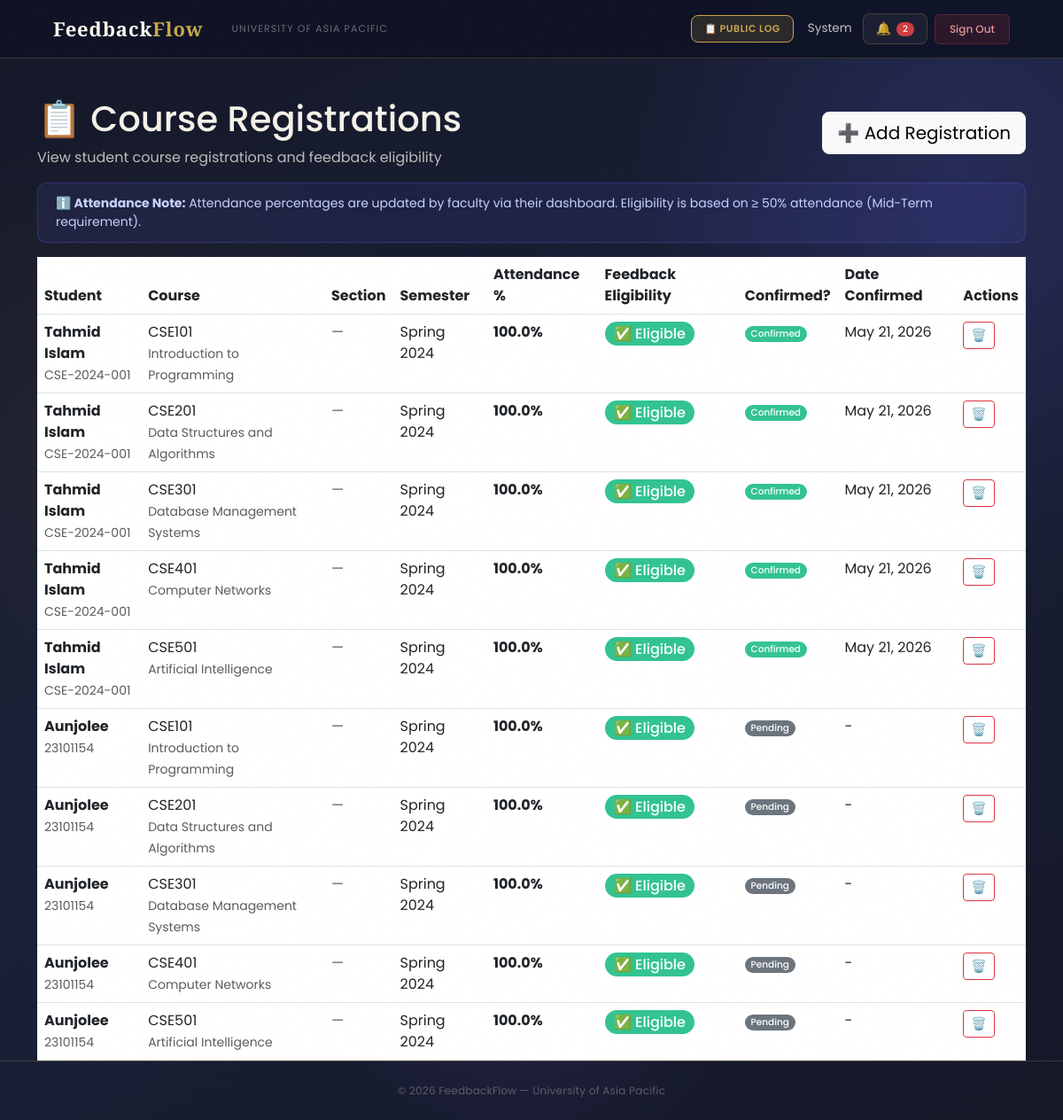
/feedback/admin/registrations/ (signed in), run on an earlier commit of the app's database.
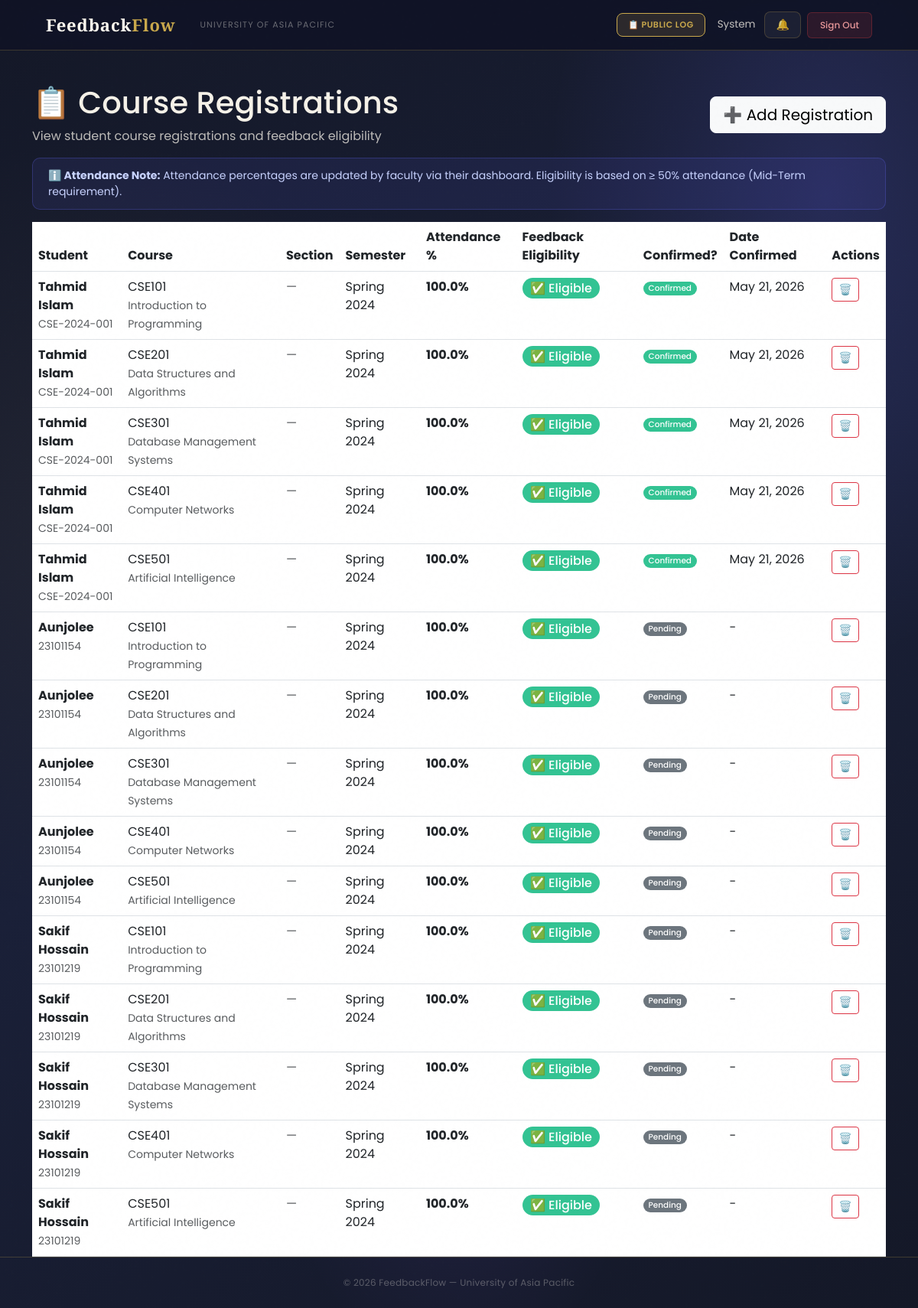
And on a later commit of the database.
### users/models.py (models this page shows, shortened)
class User(AbstractBaseUser, PermissionsMixin):
    ROLE_CHOICES = (
        ('Student',   'Student'),
        ('Faculty',   'Faculty'),
        ('HOD',       'Head of Department'),
        ('Staff',     'Staff'),
        ('DAO',       'Dean of Administration Office'),
        ('Admin',     'Administrator'),
        ('Committee', 'Committee Member'),
    )
    DEPARTMENT_CHOICES = (
        ('DBA',          'Department of Business Administration'),
        ('CSE',          'Department of Computer Science and Engineering'),
        ('CE',           'Department of Civil Engineering'),
        ('EEE',          'Department of Electrical and Electronic Engineering'),
        ('Pharmacy',     'Department of Pharmacy'),
        ('Law',          'Department of Law and Human Rights'),
        ('English',      'Department of English'),
        ('Architecture', 'Department of Architecture'),
    )
    COMMITTEE_TYPE_CHOICES = (
        ('Harassment Committee', 'Harassment Committee'),
        ('Proctorial Committee', 'Proctorial Committee'),
    )
    email          = models.EmailField(unique=True, max_length=255)
    full_name      = models.CharField(max_length=150)
    role           = models.CharField(max_length=20, choices=ROLE_CHOICES)
    department     = models.CharField(max_length=100, choices=DEPARTMENT_CHOICES, null=True, blank=True)
    student_id     = models.CharField(max_length=50, unique=True, null=True, blank=True)
    committee_type = models.CharField(max_length=50, choices=COMMITTEE_TYPE_CHOICES, null=True, blank=True)
    is_active      = models.BooleanField(default=True)
    is_staff       = models.BooleanField(default=False)
    created_at     = models.DateTimeField(auto_now_add=True)
    updated_at     = models.DateTimeField(auto_now=True)
    USERNAME_FIELD  = 'email'
    REQUIRED_FIELDS = ['full_name']
    objects = UserManager()
    class Meta:
        verbose_name        = 'User'
        verbose_name_plural = 'Users'
        ordering            = ['-created_at']
    def get_short_name(self):
        return self.full_name.split()[0] if self.full_name else self.email

### feedback/models.py (models this page shows, shortened)
class CourseRegistration(models.Model):
    SECTION_CHOICES = (
        ('A', 'Section A'),
        ('B', 'Section B'),
        ('C', 'Section C'),
        ('D', 'Section D'),
    )
    student      = models.ForeignKey(
                        settings.AUTH_USER_MODEL,
                        on_delete=models.CASCADE,
                        related_name='course_registrations'
                    )
    course       = models.ForeignKey(
                        Course,
                        on_delete=models.CASCADE,
                        related_name='registrations'
                    )
    class_section = models.CharField(
                        max_length=1,
                        choices=SECTION_CHOICES,
                        null=True, blank=True,
                        help_text='Section the student belongs to in this course'
                    )
    is_confirmed = models.BooleanField(default=False)
    attendance_percentage = models.FloatField(default=100.0, help_text='Student attendance percentage (0-100)')
    confirmed_at = models.DateTimeField(null=True, blank=True)
    registered_at= models.DateTimeField(auto_now_add=True)
    class Meta:
        unique_together = ['student', 'course']
        ordering = ['-registered_at']

class Course(models.Model):
    course_code = models.CharField(max_length=20, unique=True)
    course_name = models.CharField(max_length=200)
    department = models.CharField(max_length=100)
    semester = models.CharField(max_length=50)
    is_active = models.BooleanField(default=True)
    created_at = models.DateTimeField(auto_now_add=True)
    class Meta:
        ordering = ['course_code']
        verbose_name = 'Course'
        verbose_name_plural = 'Courses'

### feedback/views.py (the view)
# urls.py: path('admin/registrations/', views.admin_registration_list, name='admin_registration_list'),
@login_required
@user_passes_test(admin_required)
def admin_registration_list(request):
    registrations = CourseRegistration.objects.select_related('student', 'course').all().order_by('-confirmed_at')
    context = {
        'registrations': registrations,
        'page_title': 'Course Registrations'
    }
    return render(request, 'feedback/admin_registration_list.html', context)

### feedback/views.py (called while the page is built)
def admin_required(user):
    return user.is_authenticated and user.role == 'Admin'

### users/context_processors.py (called while the page is built)
def notifications_count(request):
    if request.user.is_authenticated:
        from users.models import Notification, Announcement
        count = Notification.objects.filter(
            recipient=request.user,
            is_read=False
        ).count()
        active_announcements = []
        for ann in Announcement.objects.filter(is_active=True).order_by('-created_at')[:10]:
            if ann.is_visible_to(request.user):
                active_announcements.append(ann)
            if len(active_announcements) >= 3:
                break
        return {
            'unread_notifications_count': count,
            'active_announcements': active_announcements,
        }
    return {'unread_notifications_count': 0, 'active_announcements': []}

### feedback/templates/feedback/admin_registration_list.html (shortened to what this page needs)
{% extends 'users/dashboard_base.html' %}
{% block content %}
<div class="container mt-4">
    <div class="dashboard-header">
        <div class="row align-items-center">
            <div class="col-md-8">
                <h1>📋 Course Registrations</h1>
                <p class="mb-0 opacity-75">View student course registrations and feedback eligibility</p>
            </div>
            <div class="col-md-4 text-end">
                <a href="{% url 'admin_registration_add' %}" class="btn btn-light btn-lg">
                    ➕ Add Registration
                </a>
            </div>
        </div>
    </div>
    <div class="alert alert-info mt-3" role="alert">
        <strong>ℹ️ Attendance Note:</strong> Attendance percentages are updated by faculty via their dashboard.
        Eligibility is based on ≥ 50% attendance (Mid-Term requirement).
    </div>
    <div class="modern-table mt-3">
        <table class="table table-hover mb-0">
            <thead>
            <tr>
                <th>Student</th>
                <th>Course</th>
                <th>Section</th>
                <th>Semester</th>
                <th>Attendance %</th>
                <th>Feedback Eligibility</th>
                <th>Confirmed?</th>
                <th>Date Confirmed</th>
                <th>Actions</th>
            </tr>
            </thead>
            <tbody>
            {% for reg in registrations %}
            <tr>
                <td><strong>{{ reg.student.full_name }}</strong><br><small class="text-muted">{{ reg.student.student_id }}</small></td>
                <td>{{ reg.course.course_code }}<br><small class="text-muted">{{ reg.course.course_name }}</small></td>
                <td>
                    {% if reg.class_section %}
                        <span class="badge bg-secondary">Section {{ reg.class_section }}</span>
                    {% else %}
                        <span class="text-muted">—</span>
                    {% endif %}
                </td>
                <td>{{ reg.course.semester }}</td>
                <td>
                    <strong>{{ reg.attendance_percentage|floatformat:1 }}%</strong>
                </td>
                <td>
                    {% if reg.attendance_percentage >= 50 %}
                        <span class="badge bg-success fs-6">✅ Eligible</span>
                    {% else %}
                        <span class="badge bg-danger fs-6">❌ Not Eligible</span>
                    {% endif %}
                </td>
                <td>
                    {% if reg.is_confirmed %}
                        <span class="badge bg-success">Confirmed</span>
                    {% else %}
                        <span class="badge bg-secondary">Pending</span>
                    {% endif %}
                </td>
                <td>{{ reg.confirmed_at|date:"M d, Y"|default:"-" }}</td>
                <td>
                    <a href="{% url 'admin_registration_delete' reg.id %}" class="btn btn-sm btn-outline-danger" title="Delete">🗑️</a>
                </td>
            </tr>
            {% empty %}
            <tr>
                <td colspan="9" class="text-center text-muted py-4">
                    No course registrations found. <a href="{% url 'admin_registration_add' %}">Add one now</a>
                </td>
            </tr>
            {% endfor %}
            </tbody>
        </table>
    </div>
</div>
{% endblock %}

### users/templates/users/dashboard_base.html (shortened to what this page needs)
{% extends 'users/base.html' %}

### users/templates/users/base.html (shortened to what this page needs)
<!DOCTYPE html>
<html lang="en">
<head>
    <link href="https://cdn.jsdelivr.net/npm/bootstrap@5.3.0/dist/css/bootstrap.min.css" rel="stylesheet">
</head>
<body>
    <nav class="navbar navbar-expand-lg">
        <div class="container-fluid d-flex align-items-center gap-3">
            <a class="navbar-brand" href="/">Feedback<em>Flow</em></a>
            <span class="navbar-text d-none d-md-inline">University of Asia Pacific</span>
            {% if user.is_authenticated %}
            <div class="ms-auto d-flex align-items-center gap-2">
                <a href="{% url 'public_log' %}" class="btn-bell"
                    style="font-size:11px; font-weight:600; text-transform:uppercase; letter-spacing:0.05em; background:rgba(201,168,76,.15); color:var(--gold) !important; border-color:var(--gold) !important;">
                    📋 Public Log
                </a>
                <span class="nav-user-info d-none d-md-inline ms-2">{{ user.get_short_name }}</span>
                <a href="{% url 'notifications' %}" class="btn-bell ms-1">
                    🔔
                    {% if unread_notifications_count > 0 %}
                    <span class="badge bg-danger" style="font-size:10px;padding:3px 7px;">{{ unread_notifications_count }}</span>
                    {% endif %}
                </a>
                <a href="{% url 'logout' %}" class="btn-logout">Sign Out</a>
            </div>
            {% endif %}
        </div>
    </nav>
    <main>
        {% block content %}{% endblock %}
    </main>
    <footer>
        <p>© 2026 FeedbackFlow — University of Asia Pacific</p>
    </footer>
</body>
</html>

What changed in the data, as far as the page shows it:
added CourseRegistration: student.full_name "Sakif Hossain", student.student_id "23101219", course.course_code "CSE101", course.course_name "Introduction to Programming", course.semester "Spring 2024", attendance_percentage "100.0", shows "✅ Eligible", is_confirmed "Pending", confirmed_at "-"
added CourseRegistration: student.full_name "Sakif Hossain", student.student_id "23101219", course.course_code "CSE201", course.course_name "Data Structures and Algorithms", course.semester "Spring 2024", attendance_percentage "100.0", shows "✅ Eligible", is_confirmed "Pending", confirmed_at "-"
added CourseRegistration: student.full_name "Sakif Hossain", student.student_id "23101219", course.course_code "CSE301", course.course_name "Database Management Systems", course.semester "Spring 2024", attendance_percentage "100.0", shows "✅ Eligible", is_confirmed "Pending", confirmed_at "-"
added CourseRegistration: student.full_name "Sakif Hossain", student.student_id "23101219", course.course_code "CSE401", course.course_name "Computer Networks", course.semester "Spring 2024", attendance_percentage "100.0", shows "✅ Eligible", is_confirmed "Pending", confirmed_at "-"
added CourseRegistration: student.full_name "Sakif Hossain", student.student_id "23101219", course.course_code "CSE501", course.course_name "Artificial Intelligence", course.semester "Spring 2024", attendance_percentage "100.0", shows "✅ Eligible", is_confirmed "Pending", confirmed_at "-"
Also different on the page:
{{ unread_notifications_count }}: "2" → (not shown)
